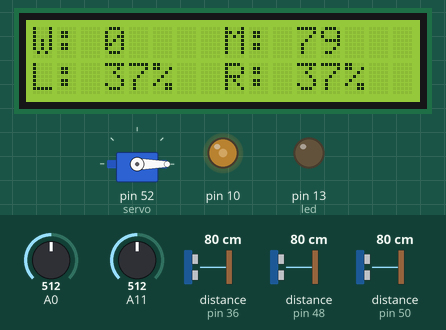
This sketch was run on a simulated Arduino Mega 2560, built with avr-gcc and run on an emulated ATmega2560. Shown: servo, 16×2 character LCD, output pins drawn as LEDs (lit = HIGH). Wiring (inferred from the names in the program): 3 × ultrasonic range finder: trigger pin 37, echo pin 36 / trigger pin 49, echo pin 48 / trigger pin 51, echo pin 50. Inputs (shaded band) come from the test bench; at power-on: distance to the obstacle (sensors on pin 36, pin 50, pin 48) 80 cm, A11 = 512, A0 = 512. The echo pulse lasts 58.3 µs per cm; pins used as bus, display or sensor lines are not drawn; what the sketch prints to the serial monitor is not drawn.

Above: at 7.2 s.
7.3 s: distance to the obstacle (sensor on pin 36) set to 35 cm
At 10.17 s:
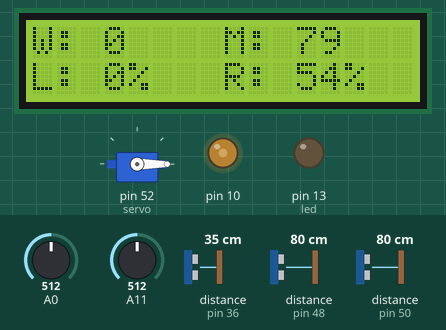
10.3 s: distance to the obstacle (sensor on pin 50) set to 22 cm
At 11.4 s:
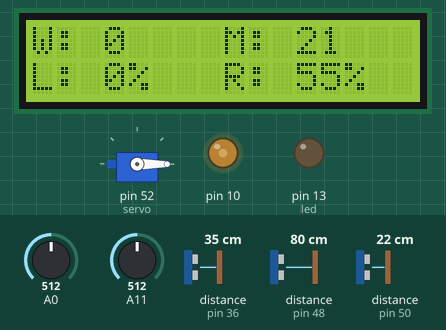
12.0 s: distance to the obstacle (sensor on pin 50) set to 18 cm
At 12.9 s:
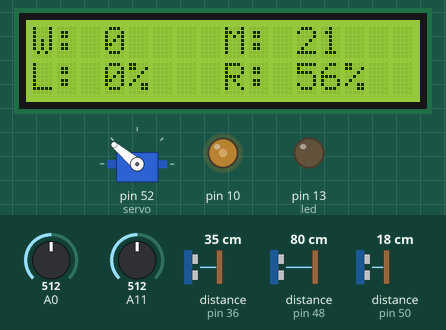
13.6 s: distance to the obstacle (sensor on pin 48) set to 9 cm
At 15.32 s:
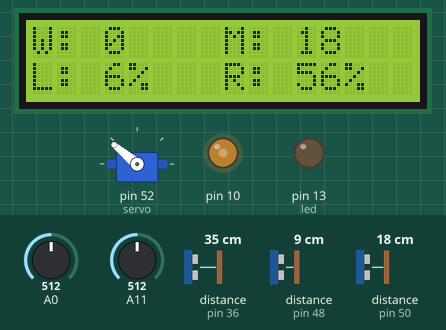
16.6 s: distance to the obstacle (sensor on pin 48) set to 2 cm
At 19.49 s:
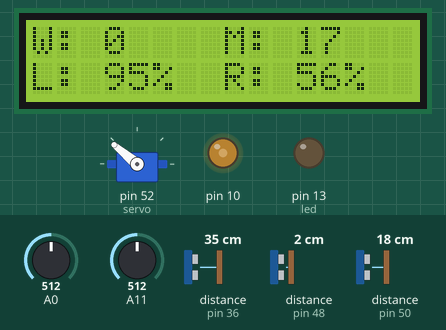
19.6 s: A11 set to 716
At 19.77 s:
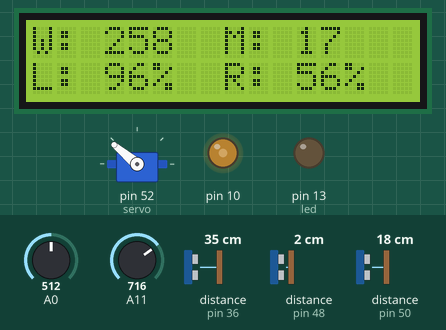
Timing chart, 0 to 22.2 s (numbered marks = the images above; inputs shaded):
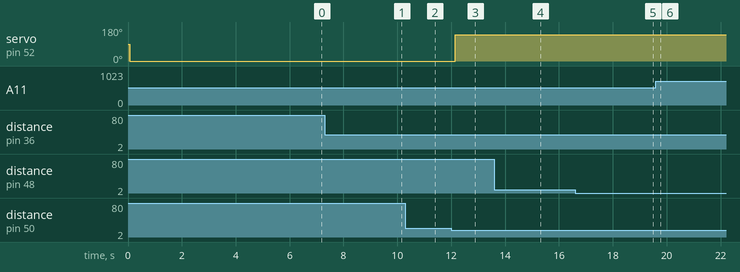

The sketch:

EmbeddedProject.ino
```cpp
#include <Servo.h>
#include <LiquidCrystal.h>
Servo myservo;  // create servo object to control a servo
float weight;
float raw;
float offset;
float laverage;
float raverage;
float lfill;
float rfill;
float right;
float left;
int motion;
int user;

typedef enum {RIGHT, UP, DOWN, LEFT, SELECT, NOTHING} button;
char btn[] = "SELECT";

button pressed = SELECT;

int pos = 0;    // variable to store the servo position

// outside motion sensor
const int motionTrig = 51;
const int motionEcho = 50;

// fill sensor left
const int leftTrig = 49;
const int leftEcho = 48;

// fill sensor right
const int rightTrig = 37;
const int rightEcho = 36;

const int led = 13;
const int servo = 52;

LiquidCrystal lcd(8, 9, 4, 5, 6, 7);
void setup() {
  // initialize serial communication:
  Serial.begin(9600);
  pinMode(motionTrig, OUTPUT);
  pinMode(leftTrig, OUTPUT);
  pinMode(rightTrig, OUTPUT);
  pinMode(led, OUTPUT);
  myservo.attach(servo);  // attaches the servo on pin 10 to the servo object

  lcd.begin(16, 2);
  pinMode(10,OUTPUT);
  analogWrite(10,100);
  close();
  calibrate();
}

void loop() {
  raw = ((raw+offset)*.8+.2*analogRead(11)-offset);
  weight = raw *171/27;
  if(weight <0) weight = 0;
  motion = .5*motion + .5*readDistance(motionTrig,motionEcho)/58;
  right = .9*right + .1*(readDistance(rightTrig,rightEcho)/58);
  delay(100);

  left = .9*left + .1*readDistance(leftTrig,leftEcho)/58;
  rfill = (raverage-right-2)/(raverage-2) * 100.0;
  lfill = (laverage-left-2)/(laverage-2) * 100.0;

    if(rfill <0) rfill = 0;
    if(lfill <0) lfill = 0;
  pressed = btnpressed();

    if (motion<20 && pos == 0) {
      open();
      updateScore();
    }
    else if (motion >20 && pos > 0){
      close();
    }

    lcd.clear();
    lcd.setCursor(0,0);
    lcd.print("W: ");
    lcd.print((int)weight);
    lcd.setCursor(8,0);
    lcd.print("M: ");
    lcd.print(motion);
    lcd.setCursor(0,1);
    lcd.print("L: ");
    lcd.print((int)lfill);
    lcd.print("%");
    lcd.setCursor(8,1);
    lcd.print("R: ");
    lcd.print((int)rfill);
    lcd.print("%");
}

long readDistance(int trig, int echo) {

  // The sensor is triggered by a HIGH pulse of 10 or more microseconds.
  // Give a short LOW pulse beforehand to ensure a clean HIGH pulse:

  digitalWrite(trig, LOW);
  delayMicroseconds(2);
  digitalWrite(trig, HIGH);
  delayMicroseconds(10);
  digitalWrite(trig, LOW);

  // Read the signal from the sensor: a HIGH pulse whose
  // duration is the time (in microseconds) from the sending
  // of the ping to the reception of its echo off of an object.
  pinMode(echo, INPUT);
  return pulseIn(echo, HIGH);
}

void open() {
  pos = 140;
  myservo.write(pos);
  delay(3000);
}

void close() {
  pos = 0;
  myservo.write(pos);
  delay(10);
}

button btnpressed() {

int x = analogRead(0);

if (x > 1000) {
  strcpy(btn,"NOTHING");
  return NOTHING;
}

else if (x <1000 && x >700) {
  strcpy(btn,"SELECT");
  return SELECT;
}
else if (x <700 && x >500) {
  strcpy(btn,"LEFT");
  return LEFT;
}
else if (x <500 && x >200) {
  strcpy(btn,"DOWN");
  return DOWN;
}
else if (x < 200 && x > 50) {
  strcpy(btn,"UP");
  return UP;
}
else if (x < 50) {
  strcpy(btn,"RIGHT");
  return RIGHT;
}

}

void calibrate() {
    delay(500);
    int terms = 50;
    for (int i = 1; i <= terms; i++) {
    offset += analogRead(11);
    laverage += readDistance(leftTrig,leftEcho)/58;
    raverage += readDistance(rightTrig,rightEcho)/58;
    delay(100);
    }
    offset /= terms;
    laverage /= terms;
    raverage /= terms;
    Serial.println(offset);
    Serial.println(laverage);
    Serial.println(raverage);
}

void updateScore() {

}
```

Measured:
- the behaviour switches between 21 and 20 cm on distance to the obstacle (sensor on pin 50) (found by bisection; images 2 and 3)
- after the input at 12.0 s, servo on pin 52 (servo): 0° → 140° after 0.15 s
- what the display in image 2 shows lasts 0.9 s, from 11.0 s to 11.9 s
